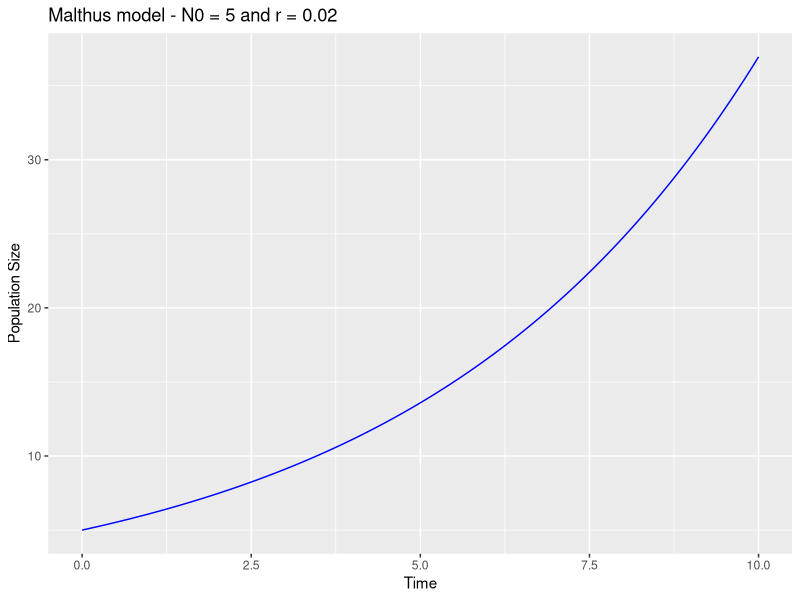
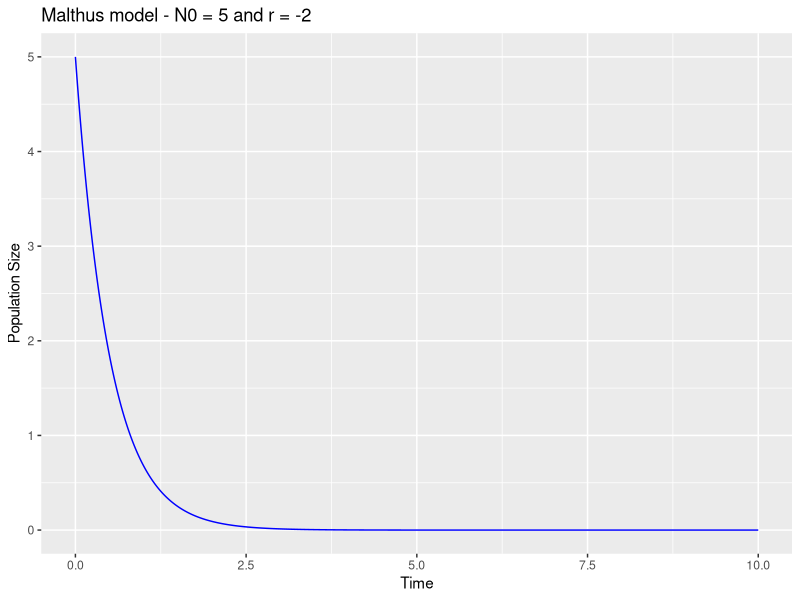
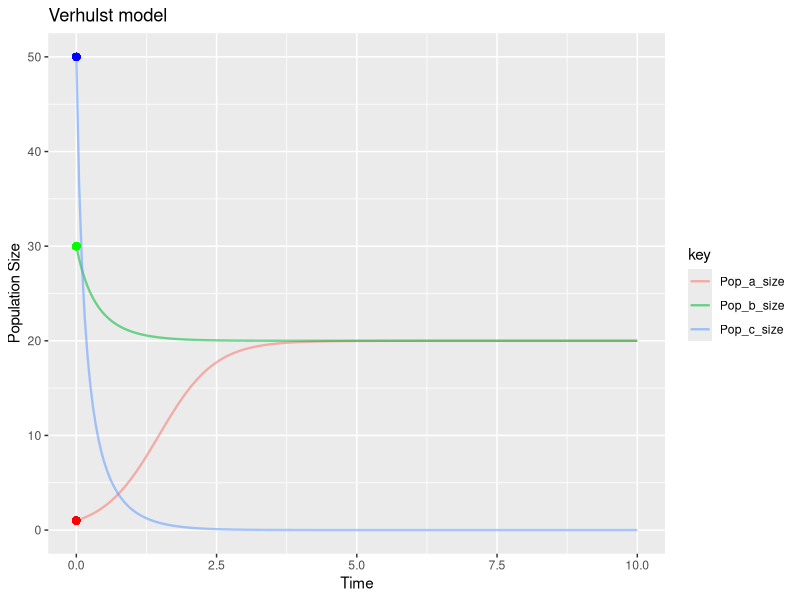

These charts were generated, in order, by the following R code:
## ---- chunk 1
knitr::opts_chunk$set(echo = TRUE)
## ---- chunk 2
library(deSolve)
library(ggplot2)
library(tidyr)
#?ode
## ---- chunk 3

# Parameters passed to func
p <- list(r = 0.2)

# Integrator
m <- c("ode45")

# Differential equation
#
# Params: 
#        - t: never used here but must remains. Offers the possibility 
#             to have time dependant differential equations.
#        - N: population size at which the time derivative will be evaluated. 
#             A list with one element per dimention. For Malthus it is simply 
#             a list of 1 element.
#        - p: parameters list 

f <- function(t,N,p){
  dN <- p$r * N
  return(list(c(dN)))
}

# Time stemps for the numerical solution
time_steps <- seq(0,10,0.01)

# Initial state values for the ODE system
N0 <- 5

# Run the "ode" function
out <- ode(y = N0, times = time_steps, func = f, parms = p, method = m)
head(out)

## ---- chunk 4
# Simple plot
#plot(out, type = "l", xlab = "Time", ylab = "Population Size")

# ggplot looks nicer
data <- as.data.frame(out)
colnames(data) <- c("Time", "Population_size")

ggplot(data, aes(x=Time, y=Population_size)) + 
  geom_line(color="blue") +
  ggtitle("Malthus model - N0 = 5 and r = 0.02") +
  xlab("Time") +
  ylab("Population Size")
  
## ---- chunk 5

# Parameters passed to func
p <- list(r = -2)

# Integrator
m <- c("ode45")

# Differential equation
#
# Params: 
#        - t: never used here but must remains. Offers the possibility 
#             to have time dependant differential equations.
#        - N: population size at which the time derivative will be evaluated. 
#             A list with one element per dimention. For Malthus it is simply 
#             a list of 1 element.
#        - p: parameters list 

f <- function(t,N,p){
  dN <- p$r * N
  return(list(c(dN)))
}

# Time stemps for the numerical solution
time_steps <- seq(0,10,0.01)

# Initial state values for the ODE system
N0 <- 5

# Run the "ode" function
out <- ode(y = N0, times = time_steps, func = f, parms = p, method = m)
head(out)

## ---- chunk 6
data <- as.data.frame(out)
colnames(data) <- c("Time", "Population_size")

ggplot(data, aes(x=Time, y=Population_size)) + 
  geom_line(color="blue") +
  ggtitle("Malthus model - N0 = 5 and r = -2") +
  xlab("Time") +
  ylab("Population Size")
  
## ---- chunk 7
p_a <- list(r = 2, alpha = 0.1)
p_b <- list(r = 2, alpha = 0.1)
p_c <- list(r = -2, alpha = 0.1)


# Verhulst differential
f_verhulst <- function(t,N,p_a){
  dN <- N * (p_a$r - (p_a$alpha * N))
  return(list(dN))
}

time_steps <- seq(0,10,0.05)

N0_a <- 1
N0_b <- 30
N0_c <- 50

out_a <- ode(y = N0_a, times = time_steps, func = f_verhulst, 
             parms = p_a, method = c("ode45"))
out_b <- ode(y = N0_b, times = time_steps, func = f_verhulst, 
             parms = p_b, method = c("ode45"))
out_c <- ode(y = N0_c, times = time_steps, func = f_verhulst, 
             parms = p_c, method = c("ode45"))


## ---- chunk 8
data <- as.data.frame(out_a)
data["2"] <- out_b[,2]
data["3"] <- out_c[,2]

colnames(data) <- c("Time", "Pop_a_size", "Pop_b_size", "Pop_c_size")
## ---- chunk 9
test_data <- data
test_data %>%
  gather(key,value, Pop_a_size, Pop_b_size, Pop_c_size) %>%
  
  ggplot(aes(x=Time, y=value, colour=key)) +
  geom_line(alpha=0.55, size=0.8) +
  geom_point(mapping=(aes(x=0,30)), color="green", size=2) +
  geom_point(mapping=(aes(x=0,50)), color="blue", size=2) +
  geom_point(mapping=(aes(x=0,1)), color="red", size=2) +
  ggtitle("Verhulst model ") +
  xlab("Time") +
  ylab("Population Size") +
  xlim(c(0,10))
